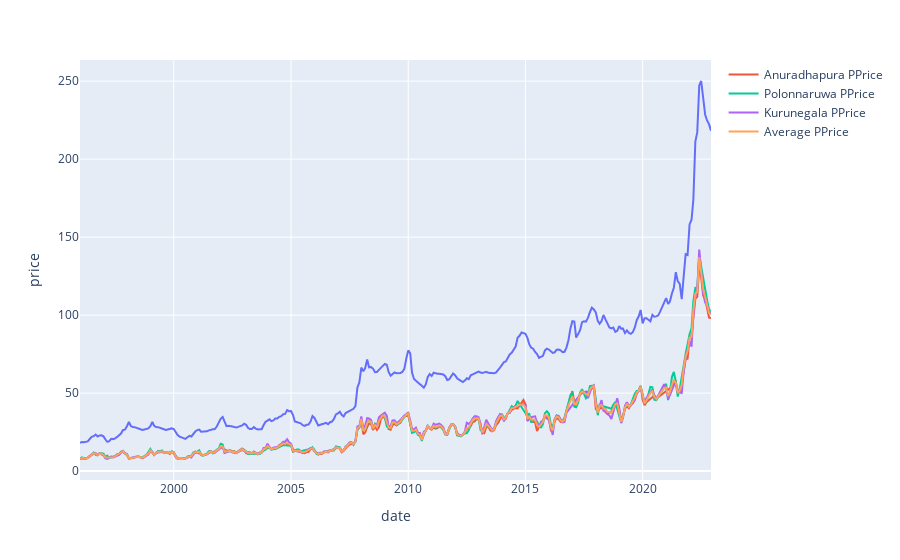

Notebook source saved alongside this figure:
### Markdown cell above
## EDA

### Code cell
from plotly.offline import plot, iplot, init_notebook_mode
import plotly.graph_objs as go
init_notebook_mode(connected=True)

# Create Line plot
fig = px.line(df, x='date', y='price')
fig.add_scatter(x=df['date'], y=df['anuradhapura_producer_price'], name='Anuradhapura PPrice')
fig.add_scatter(x=df['date'], y=df['polonnaruwa_producer_price'], name='Polonnaruwa PPrice')
fig.add_scatter(x=df['date'], y=df['kurunegala_producer_price'], name='Kurunegala PPrice')
fig.add_scatter(x=df['date'], y=df['avg_producer_price'], name='Average PPrice')

# Add legend
fig.update_layout(showlegend=True)

# Display the plot
fig.show()

### Figure 1 — Plotly figure (JSON) as saved in the notebook; plotly's stock layout.template omitted (floating-point values rounded to 4 significant figures; data arrays with more than 128 entries replaced by an {"elided": "..."} marker saying what was removed)
{"data": [{"hovertemplate": "date=%{x}<br>price=%{y}<extra></extra>", "legendgroup": "", "line": {"color": "#636efa", "dash": "solid"}, "marker": {"symbol": "circle"}, "mode": "lines", "name": "", "orientation": "v", "showlegend": false, "type": "scatter", "x": {"elided": "324 str values"}, "xaxis": "x", "y": {"elided": "324 float values"}, "yaxis": "y"}, {"name": "Anuradhapura PPrice", "type": "scatter", "x": {"elided": "324 str values"}, "y": {"elided": "324 float values"}}, {"name": "Polonnaruwa PPrice", "type": "scatter", "x": {"elided": "324 str values"}, "y": {"elided": "324 float values"}}, {"name": "Kurunegala PPrice", "type": "scatter", "x": {"elided": "324 str values"}, "y": {"elided": "324 float values"}}, {"name": "Average PPrice", "type": "scatter", "x": {"elided": "324 str values"}, "y": {"elided": "324 float values"}}], "layout": {"legend": {"tracegroupgap": 0}, "margin": {"t": 60}, "showlegend": true, "xaxis": {"anchor": "y", "domain": [0, 1], "title": {"text": "date"}}, "yaxis": {"anchor": "x", "domain": [0, 1], "title": {"text": "price"}}}}
